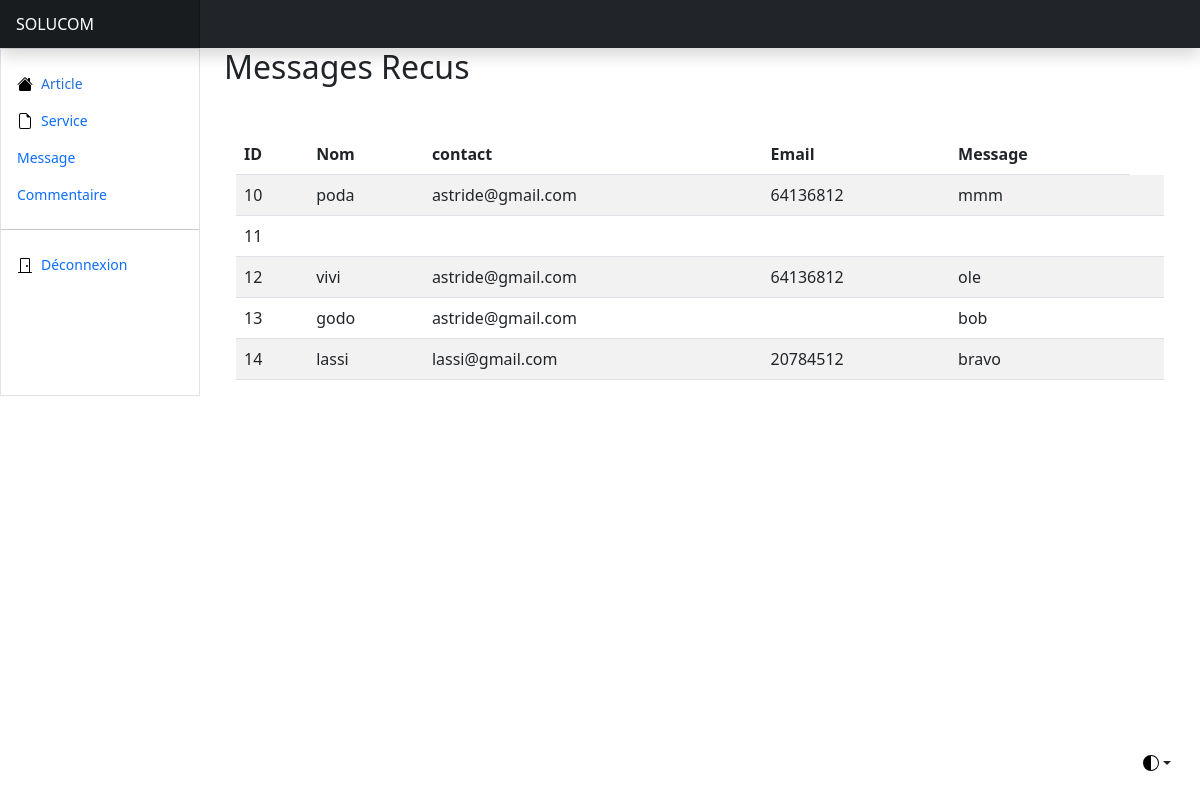
/message.php, run on the app's committed database.
### tables this page shows
CREATE TABLE `message` (
  `id` int(11) NOT NULL,
  `nom` varchar(255) NOT NULL,
  `email` varchar(255) NOT NULL,
  `contact` varchar(255) NOT NULL,
  `message` text NOT NULL
);

### message.php (the view, shortened to what this page needs)
<!DOCTYPE html>
<html lang="en" data-bs-theme="auto">
  <head>
    <link href="bootstrap.min.css" rel="stylesheet" />
    <link
      href="https://cdn.jsdelivr.net/npm/bootstrap-icons@1.10.3/font/bootstrap-icons.css"
      rel="stylesheet"
    />
    <link href="dashboard.css" rel="stylesheet" />
  </head>
  <body>
    <div
      class="dropdown position-fixed bottom-0 end-0 mb-3 me-3 bd-mode-toggle"
    >
      <button
        class="btn btn-bd-primary py-2 dropdown-toggle d-flex align-items-center"
        id="bd-theme"
        type="button"
        aria-expanded="false"
        data-bs-toggle="dropdown"
        aria-label="Toggle theme (auto)"
      >
        <svg class="bi my-1 theme-icon-active" width="1em" height="1em">
          <use href="#circle-half"></use>
        </svg>
      </button>
    </div>
    <header
      class="navbar sticky-top bg-dark flex-md-nowrap p-0 shadow"
      data-bs-theme="dark"
    >
      <a
        class="navbar-brand col-md-3 col-lg-2 me-0 px-3 fs-6 text-white"
        href="#"
        >SOLUCOM</a
      >
    </header>
    <div class="container-fluid">
      <div class="row">
        <div
          class="sidebar border border-right col-md-3 col-lg-2 p-0 bg-body-tertiary"
        >
          <div
            class="offcanvas-lg offcanvas-end bg-body-tertiary"
            tabindex="-1"
            id="sidebarMenu"
            aria-labelledby="sidebarMenuLabel"
          >
            <div
              class="offcanvas-body d-md-flex flex-column p-0 pt-lg-3 overflow-y-auto"
            >
            <ul class="nav flex-column">
                <li class="nav-item">
                  <a
                    class="nav-link d-flex align-items-center gap-2 active"
                    aria-current="page"
                    href="article.php"
                  >
                    <svg class="bi"><use xlink:href="#house-fill" /></svg>
                    Article
                  </a>
                </li>
                <li class="nav-item">
                  <a class="nav-link d-flex align-items-center gap-2" href="service.php">
                    <svg class="bi"><use xlink:href="#file-earmark" /></svg>
                    Service
                  </a>
                </li>
                <li class="nav-item">
                  <a class="nav-link d-flex align-items-center gap-2" href="message.php">
                    Message
                  </a>
                </li>
                <li class="nav-item">
                  <a class="nav-link d-flex align-items-center gap-2" href="commentaire.php">
                    Commentaire
                  </a>
                </li>
              </ul>
              <hr class="my-3" />
              <ul class="nav flex-column mb-auto">
                <li class="nav-item">
                  <a class="nav-link d-flex align-items-center gap-2" href="déconnexion.php">
                    <svg class="bi"><use xlink:href="#door-closed" /></svg>
                    Déconnexion
                  </a>
                </li>
              </ul>
            </div>
          </div>
        </div>
        <main class="col-md-9 ms-sm-auto col-lg-10 px-md-4">
        <h2>Messages Recus</h2>
<div class="container mt-5">
    <table class="table table-striped">
        <thead>
        <tr>
            <th>ID</th>
            <th>Nom</th>
            <th>contact</th>
            <th>Email</th>
            <th>Message</th>
        </tr>
        </thead>
        <tbody>
            <?php
            $servername = "localhost";
            $username = "root";
            $password = "";
            $dbname = "solucom";
            $conn = new mysqli($servername, $username, $password, $dbname);
            $sql = "SELECT id, nom, contact, email, message FROM message";
            $result = $conn->query($sql);
              if ($result->num_rows > 0) {
                while($row = $result->fetch_assoc()) {
                    echo "<tr>";
                    echo "<td>" . $row["id"] . "</td>";
                    echo "<td>" . $row["nom"] . "</td>";
                    echo "<td>" . $row["email"] . "</td>";
                    echo "<td>" . $row["contact"] . "</td>";
                    echo "<td>" . $row["message"] . "</td>";
                    echo "<td>";
                    echo "</td>";
                    echo "</tr>";
                }
            } else {
                echo "<tr><td colspan='4'>Aucun résultat trouvé</td></tr>";
            }
            ?>
        </tbody>
    </table>
</div>
        </main>
      </div>
    </div>
  </body>
</html>

### dashboard.css (style rules this page uses)
.bi { display: inline-block; width: 1rem; height: 1rem; }
@media (min-width: 768px) { .sidebar .offcanvas-lg { position: -webkit-sticky; position: sticky; top: 48px; } }
.sidebar .nav-link { font-size: .875rem; font-weight: 500; }
.sidebar .nav-link.active { color: #2470dc; }
.navbar-brand { padding-top: .75rem; padding-bottom: .75rem; background-color: rgba(0, 0, 0, .25); box-shadow: inset -1px 0 0 rgba(0, 0, 0, .25); }

### data on the page
message: id "10", nom "poda", email "astride@gmail.com", contact "64136812", message "mmm"
message: id "11"
message: id "12", nom "vivi", email "astride@gmail.com", contact "64136812", message "ole"
message: id "13", nom "godo", email "astride@gmail.com", message "bob"
message: id "14", nom "lassi", email "lassi@gmail.com", contact "20784512", message "bravo"
